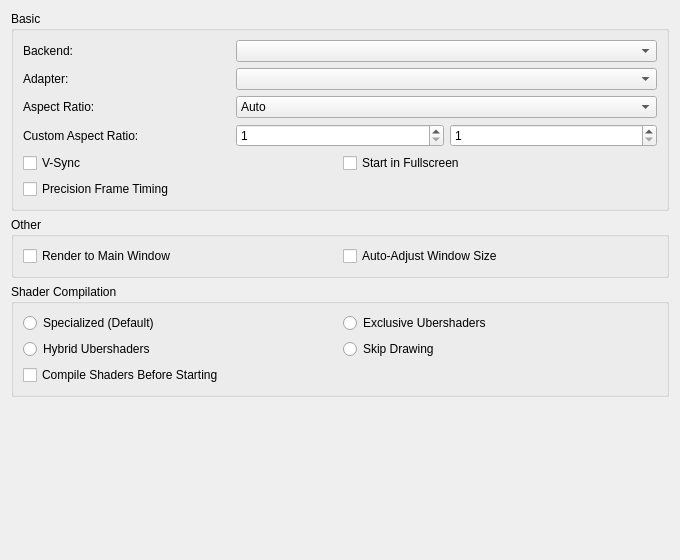
<?xml version="1.0" encoding="UTF-8"?>
<ui version="4.0">
 <class>GeneralWidget</class>
 <widget class="QWidget" name="GeneralWidget">
  <property name="geometry">
   <rect>
    <x>0</x>
    <y>0</y>
    <width>680</width>
    <height>560</height>
   </rect>
  </property>
  <layout class="QVBoxLayout" name="rootLayout">
   <item>
    <widget class="QGroupBox" name="basicGroup">
     <property name="title">
      <string>Basic</string>
     </property>
     <layout class="QGridLayout" name="basicLayout">
      <item row="0" column="0">
       <widget class="QLabel" name="backendLabel">
        <property name="text">
         <string>Backend:</string>
        </property>
        <property name="buddy">
         <cstring>backendComboBox</cstring>
        </property>
       </widget>
      </item>
      <item row="0" column="1" colspan="2">
       <widget class="QComboBox" name="backendComboBox"/>
      </item>
      <item row="1" column="0">
       <widget class="QLabel" name="adapterLabel">
        <property name="text">
         <string>Adapter:</string>
        </property>
        <property name="buddy">
         <cstring>adapterComboBox</cstring>
        </property>
       </widget>
      </item>
      <item row="1" column="1" colspan="2">
       <widget class="QComboBox" name="adapterComboBox"/>
      </item>
      <item row="2" column="0">
       <widget class="QLabel" name="aspectRatioLabel">
        <property name="text">
         <string>Aspect Ratio:</string>
        </property>
        <property name="buddy">
         <cstring>aspectRatioComboBox</cstring>
        </property>
       </widget>
      </item>
      <item row="2" column="1" colspan="2">
       <widget class="QComboBox" name="aspectRatioComboBox">
        <item>
         <property name="text">
          <string>Auto</string>
         </property>
        </item>
        <item>
         <property name="text">
          <string>Force 16:9</string>
         </property>
        </item>
        <item>
         <property name="text">
          <string>Force 4:3</string>
         </property>
        </item>
        <item>
         <property name="text">
          <string>Stretch to Window</string>
         </property>
        </item>
        <item>
         <property name="text">
          <string>Custom</string>
         </property>
        </item>
        <item>
         <property name="text">
          <string>Custom (Stretch)</string>
         </property>
        </item>
       </widget>
      </item>
      <item row="3" column="0">
       <widget class="QLabel" name="customAspectRatioLabel">
        <property name="text">
         <string>Custom Aspect Ratio:</string>
        </property>
        <property name="buddy">
         <cstring>customAspectWidthSpinBox</cstring>
        </property>
       </widget>
      </item>
      <item row="3" column="1">
       <widget class="QSpinBox" name="customAspectWidthSpinBox">
        <property name="minimum">
         <number>1</number>
        </property>
        <property name="maximum">
         <number>10000</number>
        </property>
       </widget>
      </item>
      <item row="3" column="2">
       <widget class="QSpinBox" name="customAspectHeightSpinBox">
        <property name="minimum">
         <number>1</number>
        </property>
        <property name="maximum">
         <number>10000</number>
        </property>
       </widget>
      </item>
      <item row="4" column="0" colspan="3">
       <layout class="QGridLayout" name="basicOptionsLayout">
        <item row="0" column="0">
         <widget class="QCheckBox" name="vsyncCheckBox">
          <property name="text">
           <string>V-Sync</string>
          </property>
         </widget>
        </item>
        <item row="0" column="1">
         <widget class="QCheckBox" name="fullscreenCheckBox">
          <property name="text">
           <string>Start in Fullscreen</string>
          </property>
         </widget>
        </item>
        <item row="1" column="0">
         <widget class="QCheckBox" name="precisionFrameTimingCheckBox">
          <property name="text">
           <string>Precision Frame Timing</string>
          </property>
         </widget>
        </item>
       </layout>
      </item>
     </layout>
    </widget>
   </item>
   <item>
    <widget class="QGroupBox" name="otherGroup">
     <property name="title">
      <string>Other</string>
     </property>
     <layout class="QGridLayout" name="otherLayout">
      <item row="0" column="0">
       <widget class="QCheckBox" name="renderToMainWindowCheckBox">
        <property name="text">
         <string>Render to Main Window</string>
        </property>
       </widget>
      </item>
      <item row="0" column="1">
       <widget class="QCheckBox" name="autoAdjustWindowSizeCheckBox">
        <property name="text">
         <string>Auto-Adjust Window Size</string>
        </property>
       </widget>
      </item>
     </layout>
    </widget>
   </item>
   <item>
    <widget class="QGroupBox" name="shaderCompilationGroup">
     <property name="title">
      <string>Shader Compilation</string>
     </property>
     <layout class="QGridLayout" name="shaderCompilationLayout">
      <item row="0" column="0">
       <widget class="QRadioButton" name="specializedShaderRadioButton">
        <property name="text">
         <string>Specialized (Default)</string>
        </property>
       </widget>
      </item>
      <item row="0" column="1">
       <widget class="QRadioButton" name="exclusiveUbershadersRadioButton">
        <property name="text">
         <string>Exclusive Ubershaders</string>
        </property>
       </widget>
      </item>
      <item row="1" column="0">
       <widget class="QRadioButton" name="hybridUbershadersRadioButton">
        <property name="text">
         <string>Hybrid Ubershaders</string>
        </property>
       </widget>
      </item>
      <item row="1" column="1">
       <widget class="QRadioButton" name="skipDrawingRadioButton">
        <property name="text">
         <string>Skip Drawing</string>
        </property>
       </widget>
      </item>
      <item row="2" column="0">
       <widget class="QCheckBox" name="waitForShadersCheckBox">
        <property name="text">
         <string>Compile Shaders Before Starting</string>
        </property>
       </widget>
      </item>
     </layout>
    </widget>
   </item>
   <item>
    <spacer name="verticalSpacer">
     <property name="orientation">
      <enum>Qt::Orientation::Vertical</enum>
     </property>
     <property name="sizeHint" stdset="0">
      <size>
       <width>20</width>
       <height>40</height>
      </size>
     </property>
    </spacer>
   </item>
  </layout>
 </widget>
 <tabstops>
  <tabstop>backendComboBox</tabstop>
  <tabstop>adapterComboBox</tabstop>
  <tabstop>aspectRatioComboBox</tabstop>
  <tabstop>customAspectWidthSpinBox</tabstop>
  <tabstop>customAspectHeightSpinBox</tabstop>
  <tabstop>vsyncCheckBox</tabstop>
  <tabstop>fullscreenCheckBox</tabstop>
  <tabstop>precisionFrameTimingCheckBox</tabstop>
  <tabstop>renderToMainWindowCheckBox</tabstop>
  <tabstop>autoAdjustWindowSizeCheckBox</tabstop>
  <tabstop>specializedShaderRadioButton</tabstop>
  <tabstop>exclusiveUbershadersRadioButton</tabstop>
  <tabstop>hybridUbershadersRadioButton</tabstop>
  <tabstop>skipDrawingRadioButton</tabstop>
  <tabstop>waitForShadersCheckBox</tabstop>
 </tabstops>
 <resources/>
 <connections/>
</ui>
